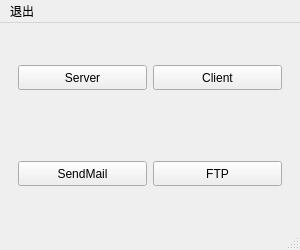
<?xml version="1.0" encoding="UTF-8"?>
<ui version="4.0">
 <class>MainWindow</class>
 <widget class="QMainWindow" name="MainWindow">
  <property name="geometry">
   <rect>
    <x>0</x>
    <y>0</y>
    <width>300</width>
    <height>250</height>
   </rect>
  </property>
  <property name="windowTitle">
   <string>MainWindow</string>
  </property>
  <widget class="QWidget" name="centralwidget">
   <layout class="QVBoxLayout" name="verticalLayout">
    <item>
     <widget class="QWidget" name="widget" native="true">
      <layout class="QHBoxLayout" name="horizontalLayout">
       <item>
        <widget class="QPushButton" name="btn_server">
         <property name="minimumSize">
          <size>
           <width>0</width>
           <height>25</height>
          </size>
         </property>
         <property name="text">
          <string>Server</string>
         </property>
        </widget>
       </item>
       <item>
        <widget class="QPushButton" name="btn_client">
         <property name="minimumSize">
          <size>
           <width>0</width>
           <height>25</height>
          </size>
         </property>
         <property name="text">
          <string>Client</string>
         </property>
        </widget>
       </item>
      </layout>
     </widget>
    </item>
    <item>
     <widget class="QWidget" name="widget_2" native="true">
      <layout class="QHBoxLayout" name="horizontalLayout_2">
       <item>
        <widget class="QPushButton" name="btn_sendMail">
         <property name="minimumSize">
          <size>
           <width>0</width>
           <height>25</height>
          </size>
         </property>
         <property name="text">
          <string>SendMail</string>
         </property>
        </widget>
       </item>
       <item>
        <widget class="QPushButton" name="btn_ftp">
         <property name="minimumSize">
          <size>
           <width>0</width>
           <height>25</height>
          </size>
         </property>
         <property name="text">
          <string>FTP</string>
         </property>
        </widget>
       </item>
      </layout>
     </widget>
    </item>
   </layout>
  </widget>
  <widget class="QMenuBar" name="menubar">
   <property name="geometry">
    <rect>
     <x>0</x>
     <y>0</y>
     <width>300</width>
     <height>21</height>
    </rect>
   </property>
   <widget class="QMenu" name="menunew">
    <property name="title">
     <string>退出</string>
    </property>
    <addaction name="action_exit"/>
   </widget>
   <addaction name="menunew"/>
  </widget>
  <widget class="QStatusBar" name="statusbar"/>
  <action name="action_exit">
   <property name="text">
    <string>退出系统</string>
   </property>
   <property name="shortcut">
    <string>Ctrl+Q</string>
   </property>
  </action>
 </widget>
 <resources/>
 <connections/>
</ui>
